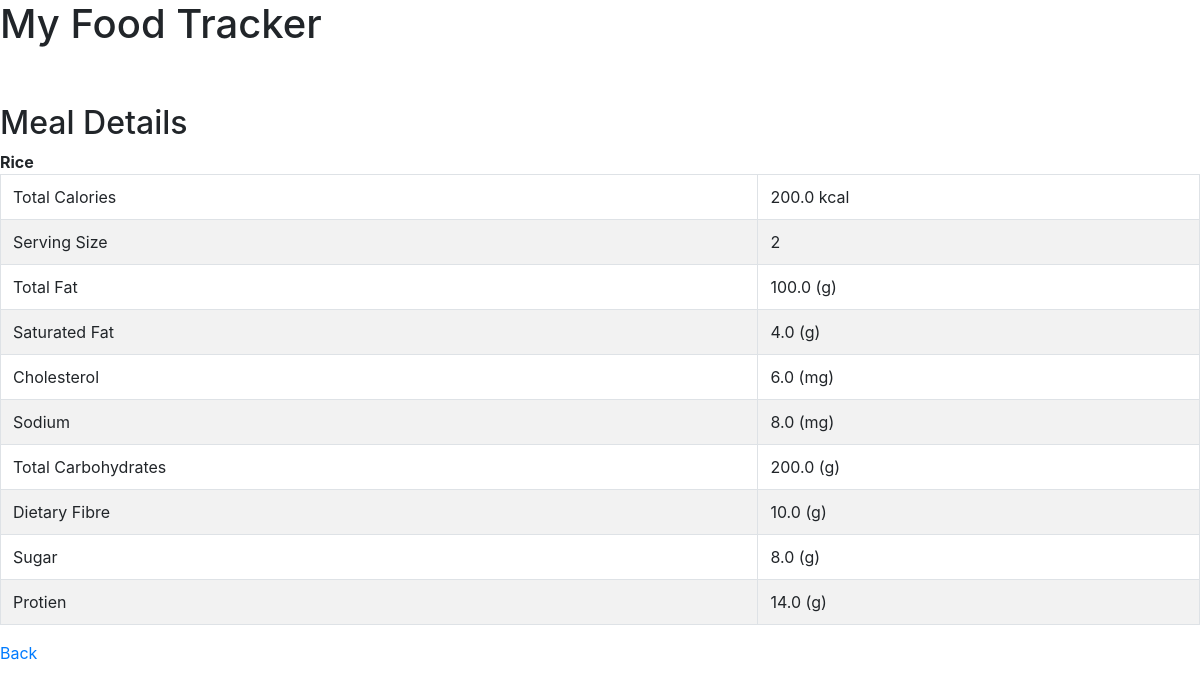
The page /view_meal/1 on the database its author committed.
### food/models.py (models this page shows, shortened)
class Meal(models.Model):
    BREAKFAST = 1
    MORNING_SNACK = 2
    LUNCH = 3
    AFTERNOON_SNACK = 4
    DINNER = 5
    EVENING_SNACK = 6
    MEAL_TIME_TYPES = (
        (BREAKFAST, "Breakfast"),
        (MORNING_SNACK, "Morning Snack"),
        (LUNCH, "Lunch"),
        (AFTERNOON_SNACK, "Afternoon Snack"),
        (DINNER, "Dinner"),
        (EVENING_SNACK, "Evening Snack")
     )
    food = models.ForeignKey(Food, verbose_name="Food",on_delete = models.CASCADE)
    serving_size = models.IntegerField(verbose_name="Serving Size")
    meal_time = models.IntegerField(verbose_name="Meal Time", choices=MEAL_TIME_TYPES)
    def get_total_calories(self):
        return self.serving_size * self.food.calories
    def get_total_fat(self):
        return self.serving_size * self.food.total_fat
    def get_total_sat_fat(self):
        return self.serving_size * self.food.saturated_fat
    def get_total_cholesterol(self):
        return self.serving_size * self.food.cholesterol
    def get_total_sodium(self):
        return self.serving_size * self.food.sodium
    def get_total_carb(self):
        return self.serving_size * self.food.total_carbohydrate
    def get_total_dietary_fibre(self):
        return self.serving_size * self.food.dietary_fibre
    def get_total_sugar(self):
        return self.serving_size * self.food.sugar
    def get_total_protein(self):
        return self.serving_size * self.food.protein

class Food(models.Model):
    name = models.CharField(verbose_name="Food Name", max_length=200)
    calories = models.FloatField(verbose_name="Calories (kcal)")
    total_fat = models.FloatField(verbose_name="Total Fat (g)")
    saturated_fat = models.FloatField(verbose_name="Saturated Fat (g)")
    cholesterol = models.FloatField(verbose_name="Cholesterol (mg)")
    sodium = models.FloatField(verbose_name="Sodium (mg)")
    total_carbohydrate = models.FloatField(verbose_name="Total Carbohydrate (g)")
    dietary_fibre = models.FloatField(verbose_name="Dietary Fibre (g)")
    sugar = models.FloatField(verbose_name="Sugar (g)")
    protein = models.FloatField(verbose_name="Protein (g)")

### food/views.py (the view)
# urls.py: url(r'^view_meal/(?P<meal_id>\d+)$', view_meal, name='view-meal'),
def view_meal(request, meal_id):
    template = 'view_meal.html'
    meal = Meal.objects.get(id=int(meal_id))
    context = {
         'meal': meal,
    }
    return render(request, template, context)

### templates/view_meal.html (shortened to what this page needs)
<html>
	<head>
		<link rel="stylesheet" href="https://stackpath.bootstrapcdn.com/bootstrap/4.1.1/css/bootstrap.min.css">
	</head>
	<body>
		<h1>My Food Tracker</h1> <br /><br />
		<h2>Meal Details</h1>
		<table class="table table-striped table-bordered">
			<tr><b>{{ meal.food.name }}</b></tr>
			<br />
		<tr>
			<td>Total Calories</td>
			<td>{{ meal.get_total_calories }} kcal</td>
		</tr>
		<tr>
			<td>Serving Size</td>
			<td>{{ meal.serving_size }} </td>
		</tr>
		<tr>
			<td>Total Fat</td>
			<td>{{ meal.get_total_fat }} (g)</td>
		</tr>
		<tr>
			<td>Saturated Fat</td>
			<td>{{ meal.get_total_sat_fat }} (g)</td>
		</tr>
		<tr>
			<td>Cholesterol</td>
			<td>{{ meal.get_total_cholesterol }} (mg)</td>
		</tr>
		<tr>
			<td>Sodium</td>
			<td>{{ meal.get_total_sodium }} (mg)</td>
		</tr>
		<tr>
			<td>Total Carbohydrates</td>
			<td>{{ meal.get_total_carb }} (g)</td>
		</tr>
		<tr>
			<td>Dietary Fibre</td>
			<td>{{ meal.get_total_dietary_fibre }} (g)</td>
		</tr>
		<tr>
			<td>Sugar</td>
			<td>{{ meal.get_total_sugar }} (g)</td>
		</tr>
		<tr>
			<td>Protien</td>
			<td>{{ meal.get_total_protein }} (g)</td>
		</tr>
		</table>
		<a href={% url "food:index" %}>Back</a>
	</body>
</html>

### rows shown on the page
Meal: food.name "Rice", get_total_calories "200.0", serving_size "2", get_total_fat "100.0", get_total_sat_fat "4.0", get_total_cholesterol "6.0", get_total_sodium "8.0", get_total_carb "200.0", get_total_dietary_fibre "10.0", get_total_sugar "8.0", get_total_protein "14.0"
